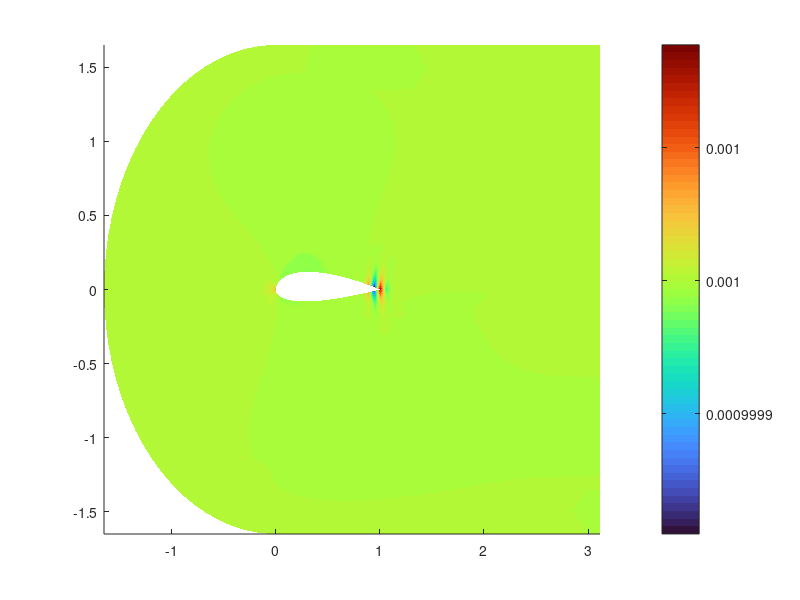

Write MATLAB code to recreate this figure.
clc; clear; close all;
ni = 91;
nj = 38;
gamma = 1.4;

formatSpec = '%f';

fileID = fopen("results/Q0_mat.txt", "r");
Q0s = fscanf(fileID,formatSpec);
fclose(fileID);
for i = 1:nj
    Q0(i,:) = Q0s(1+(i-1)*ni:ni+(i-1)*ni);
end
Q0;

fileID = fopen("results/Q1_mat.txt", "r");
Q1s = fscanf(fileID,formatSpec);
fclose(fileID);
for i = 1:nj
    Q1(i,:) = Q1s(1+(i-1)*ni:ni+(i-1)*ni);
end
Q1;

fileID = fopen("results/Q2_mat.txt", "r");
Q2s = fscanf(fileID,formatSpec);
fclose(fileID);
for i = 1:nj
    Q2(i,:) = Q2s(1+(i-1)*ni:ni+(i-1)*ni);
end
Q2;

fileID = fopen("results/Q3_mat.txt", "r");
Q3s = fscanf(fileID,formatSpec);
fclose(fileID);
for i = 1:nj
    Q3(i,:) = Q3s(1+(i-1)*ni:ni+(i-1)*ni);
end
Q3;

fileID = fopen("results/x_mat.txt", "r");
xs = fscanf(fileID,formatSpec);
fclose(fileID);
for i = 1:nj
   x(i,:) = xs(1+(i-1)*ni:ni+(i-1)*ni);
end
x;

fileID = fopen("results/y_mat.txt", "r");
ys = fscanf(fileID,formatSpec);
fclose(fileID);
for i = 1:nj
    y(i,:) = ys(1+(i-1)*ni:ni+(i-1)*ni);
end
y;

u = Q1./Q0;
v = Q2./Q0;
p = (gamma - 1).*(Q3 - 0.5.*Q0.*(u.^2 + v.^2));
a = sqrt(gamma.*p./Q0);
M = sqrt(u.^2 + v.^2)./a;

hold all
contourf(x, y, p, 100, "LineStyle","none");
colorbar;
colormap("turbo");

% plot(x(:,end), y(:,end),'-*','Color',"#7E2F8E")
% plot(x(:,1), y(:,1),'-*m')
% plot(x(end,:), y(end,:),'-*r')
% plot(x(1,:), y(1,:),'-k')
% 
% for i = 2:(length(x(1,:))-1)
%     plot(x(:,i), y(:,i),'-','Color',"#0072BD")
% end
% for i = 2:(length(x(:,1))-1)
%     plot(x(i,:), y(i,:),'-','Color',"#0072BD")
% end